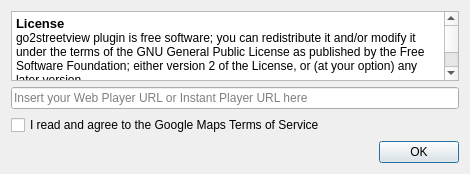
<?xml version="1.0" encoding="UTF-8"?>
<ui version="4.0">
 <class>go2streetviewLicense</class>
 <widget class="QDialog" name="go2streetviewLicense">
  <property name="geometry">
   <rect>
    <x>0</x>
    <y>0</y>
    <width>470</width>
    <height>50</height>
   </rect>
  </property>
  <property name="windowTitle">
   <string>Change Project</string>
  </property>
  <layout class="QVBoxLayout" name="verticalLayout">
   <item>
    <widget class="QTextBrowser" name="textBrowser">
      <property name="visible">
        <bool>false</bool>
      </property>
      <property name="html">
      <string>&lt;!DOCTYPE HTML PUBLIC &quot;-//W3C//DTD HTML 4.0//EN&quot; &quot;http://www.w3.org/TR/REC-html40/strict.dtd&quot;&gt;
&lt;html&gt;&lt;head&gt;&lt;meta name=&quot;qrichtext&quot; content=&quot;1&quot; /&gt;&lt;style type=&quot;text/css&quot;&gt;
p, li { white-space: pre-wrap; }
&lt;/style&gt;&lt;/head&gt;&lt;body style=&quot; font-family:'MS Shell Dlg 2'; font-size:8.25pt; font-weight:400; font-style:normal;&quot;&gt;
&lt;p style=&quot; margin-top:0px; margin-bottom:0px; margin-left:0px; margin-right:0px; -qt-block-indent:0; text-indent:0px;&quot;&gt;&lt;span style=&quot; font-family:'Ubuntu'; font-size:10pt; font-weight:600;&quot;&gt;License&lt;/span&gt;&lt;/p&gt;
&lt;p style=&quot; margin-top:0px; margin-bottom:0px; margin-left:0px; margin-right:0px; -qt-block-indent:0; text-indent:0px;&quot;&gt;&lt;span style=&quot; font-family:'Ubuntu'; font-size:9pt;&quot;&gt;go2streetview plugin is free software; you can redistribute it and/or modify it under the terms of the GNU General Public License as published by the Free Software Foundation; either version 2 of the License, or (at your option) any later version.&lt;/span&gt;&lt;/p&gt;
&lt;p style=&quot;-qt-paragraph-type:empty; margin-top:0px; margin-bottom:0px; margin-left:0px; margin-right:0px; -qt-block-indent:0; text-indent:0px; font-family:'Ubuntu'; font-size:9pt;&quot;&gt;&lt;br /&gt;&lt;/p&gt;
&lt;p style=&quot; margin-top:0px; margin-bottom:0px; margin-left:0px; margin-right:0px; -qt-block-indent:0; text-indent:0px;&quot;&gt;&lt;span style=&quot; font-family:'Ubuntu'; font-size:9pt; font-style:italic;&quot;&gt;go2streetview plugin: Copyright (C) 2014 Enrico Ferreguti&lt;/span&gt;&lt;/p&gt;
&lt;p style=&quot; margin-top:0px; margin-bottom:0px; margin-left:0px; margin-right:0px; -qt-block-indent:0; text-indent:0px;&quot;&gt;&lt;span style=&quot; font-family:'Ubuntu'; font-size:9pt; font-style:italic;&quot;&gt;reverseGeocoder class: Copyright (C) 2011 Rupert de Guzman&lt;/span&gt;&lt;/p&gt;
&lt;p style=&quot;-qt-paragraph-type:empty; margin-top:0px; margin-bottom:0px; margin-left:0px; margin-right:0px; -qt-block-indent:0; text-indent:0px; font-family:'Ubuntu'; font-size:9pt;&quot;&gt;&lt;br /&gt;&lt;/p&gt;
&lt;p style=&quot; margin-top:0px; margin-bottom:0px; margin-left:0px; margin-right:0px; -qt-block-indent:0; text-indent:0px;&quot;&gt;&lt;span style=&quot; font-family:'Ubuntu'; font-size:9pt;&quot;&gt;The plugin gives access to services Google Maps and Microsoft Bing Maps that have specific terms of service you are accepting in order to use the plugin:&lt;/span&gt;&lt;/p&gt;
&lt;p style=&quot;-qt-paragraph-type:empty; margin-top:0px; margin-bottom:0px; margin-left:0px; margin-right:0px; -qt-block-indent:0; text-indent:0px; font-family:'Ubuntu'; font-size:9pt;&quot;&gt;&lt;br /&gt;&lt;/p&gt;
&lt;p style=&quot; margin-top:0px; margin-bottom:0px; margin-left:0px; margin-right:0px; -qt-block-indent:0; text-indent:0px;&quot;&gt;&lt;a href=&quot;https://developers.google.com/maps/terms&quot;&gt;&lt;span style=&quot; font-family:'Ubuntu'; font-size:9pt; font-style:italic; text-decoration: underline; color:#0057ae;&quot;&gt;Google Maps&lt;/span&gt;&lt;/a&gt;&lt;span style=&quot; font-family:'Ubuntu'; font-size:9pt; font-style:italic;&quot;&gt; &lt;/span&gt;&lt;/p&gt;
&lt;p style=&quot;-qt-paragraph-type:empty; margin-top:0px; margin-bottom:0px; margin-left:0px; margin-right:0px; -qt-block-indent:0; text-indent:0px; font-family:'Ubuntu'; font-size:9pt; font-style:italic; text-decoration: underline; color:#0057ae;&quot;&gt;&lt;br /&gt;&lt;/p&gt;
&lt;p style=&quot; margin-top:0px; margin-bottom:0px; margin-left:0px; margin-right:0px; -qt-block-indent:0; text-indent:0px;&quot;&gt;&lt;a href=&quot;https://developers.google.com/maps/documentation/javascript/get-api-key&quot;&gt;&lt;span style=&quot; font-family:'Ubuntu'; font-size:9pt; font-style:italic; text-decoration: underline; color:#0057ae;&quot;&gt;Get a new Google Maps API key&lt;/span&gt;&lt;/a&gt;&lt;/p&gt;&lt;/body&gt;&lt;/html&gt;</string>
     </property>
    </widget>
   </item>
   <item>
    <widget class="QLineEdit" name="APIkey">
     <property name="placeholderText">
      <string>Insert your Web Player URL or Instant Player URL here</string>
     </property>
    </widget>
   </item>
   <item>
    <widget class="QCheckBox" name="checkGoogle">
     <property name="visible">
       <bool>false</bool>
     </property>
     <property name="text">
      <string>I read and agree to the Google Maps Terms of Service</string>
     </property>
    </widget>
   </item>
   <item>
    <layout class="QHBoxLayout" name="horizontalLayout">
     <item>
      <spacer name="horizontalSpacer">
       <property name="orientation">
        <enum>Qt::Horizontal</enum>
       </property>
       <property name="sizeHint" stdset="0">
        <size>
         <width>40</width>
         <height>20</height>
        </size>
       </property>
      </spacer>
     </item>
     <item>
      <widget class="QPushButton" name="OKbutton">
       <property name="text">
        <string>OK</string>
       </property>
      </widget>
     </item>
    </layout>
   </item>
  </layout>
 </widget>
 <resources/>
 <connections/>
</ui>
